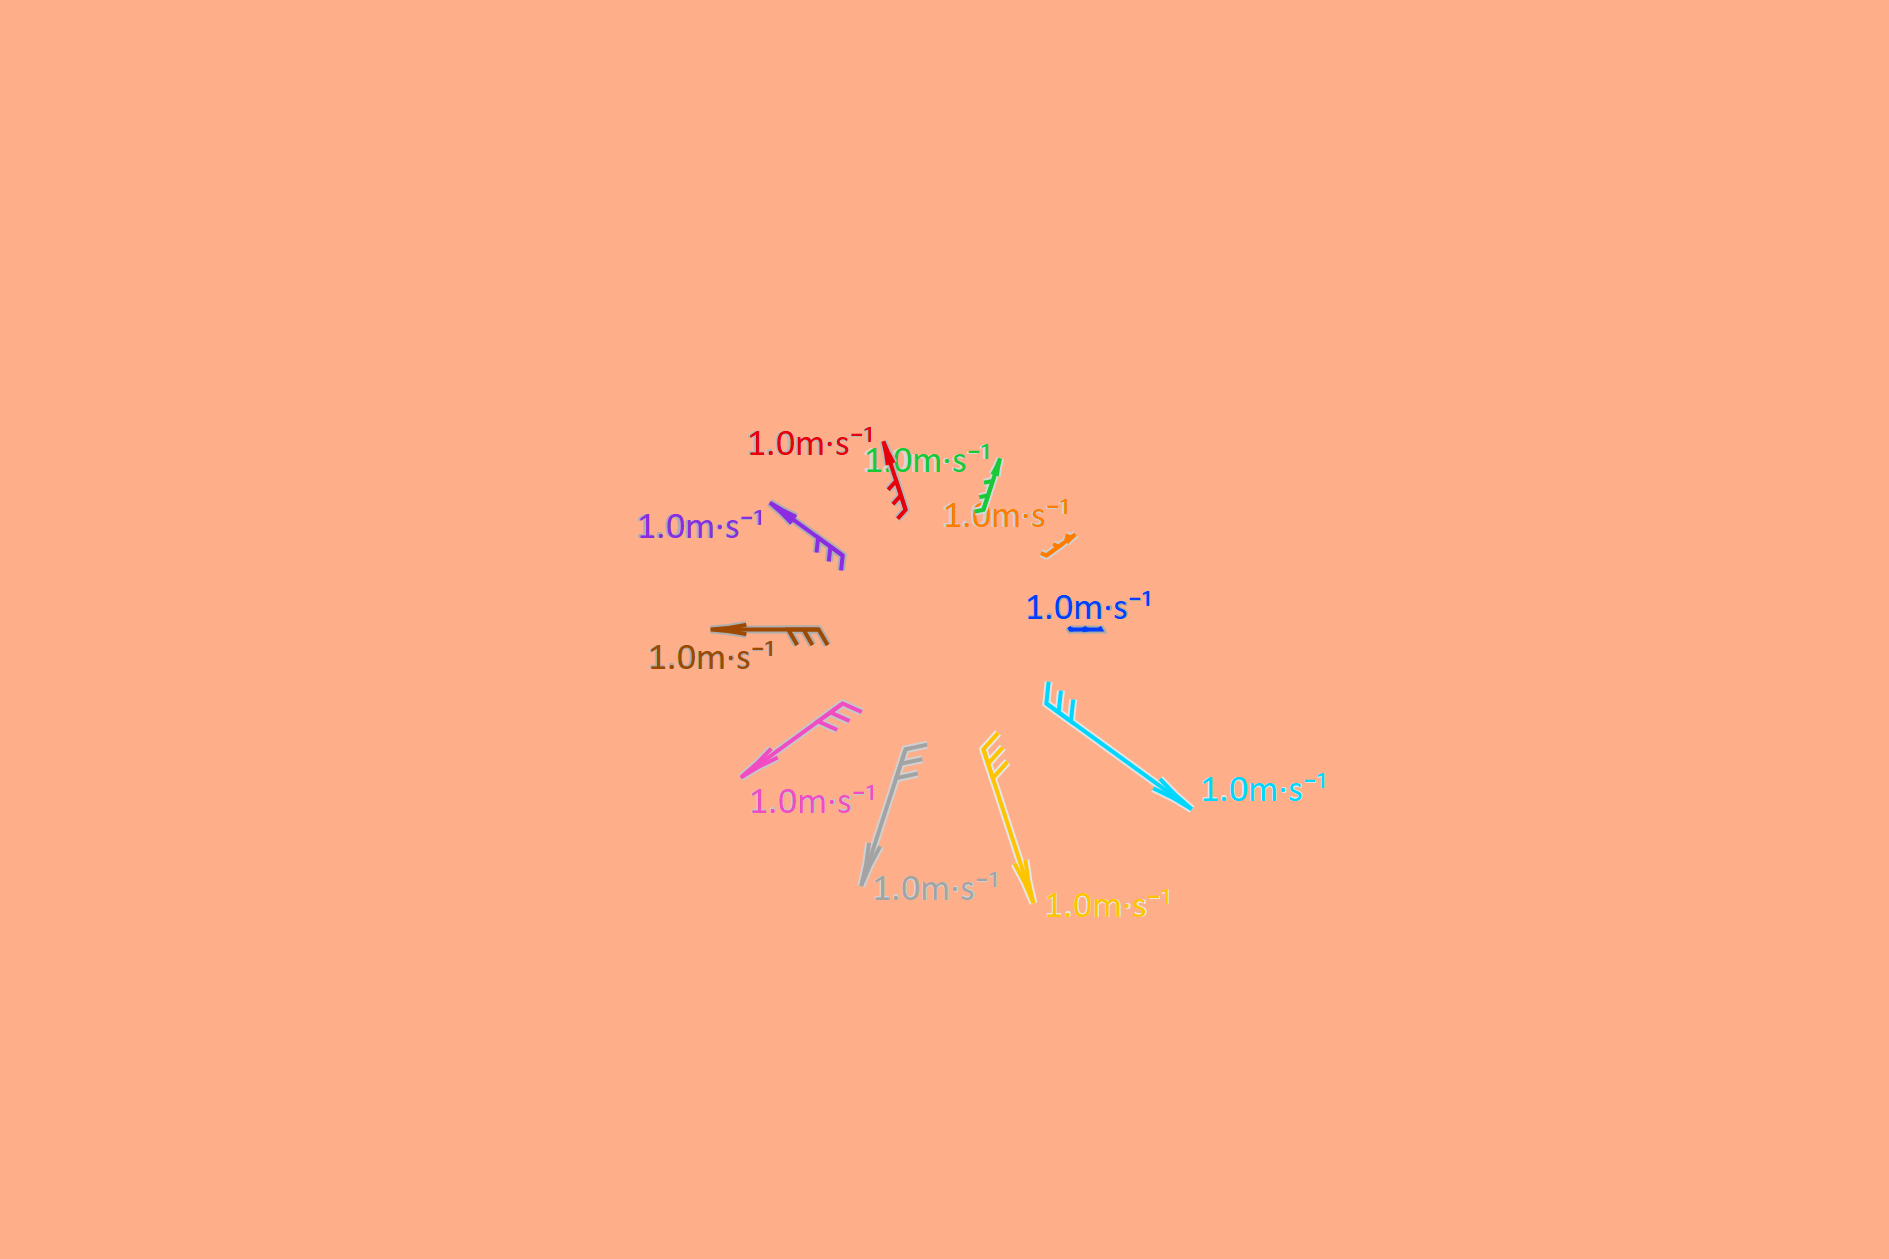

This figure's Julia source:
using MechanicalSketch
import MechanicalSketch: sethue, background, O, HE, m, s, color_with_luminance,
    finish, set_scale_sketch, arrow, °

let
empty_figure(joinpath(@__DIR__, "test_15.png"))
background(color_with_luminance(PALETTE[6], 0.8))
sethue(PALETTE[4])


function scaleindicator_velocity(α)
    p1 = O + 2m .* (cos(α), sin(α))
    arrow(p1, 1m/s, α = α, labellength = true)
end

for i = 1:10
    sethue(PALETTE[i])
    set_scale_sketch(70m/s, HE * i)
    scaleindicator_velocity(36° * (i - 1))
end

finish()

# Reset default:
set_scale_sketch()
nothing
end